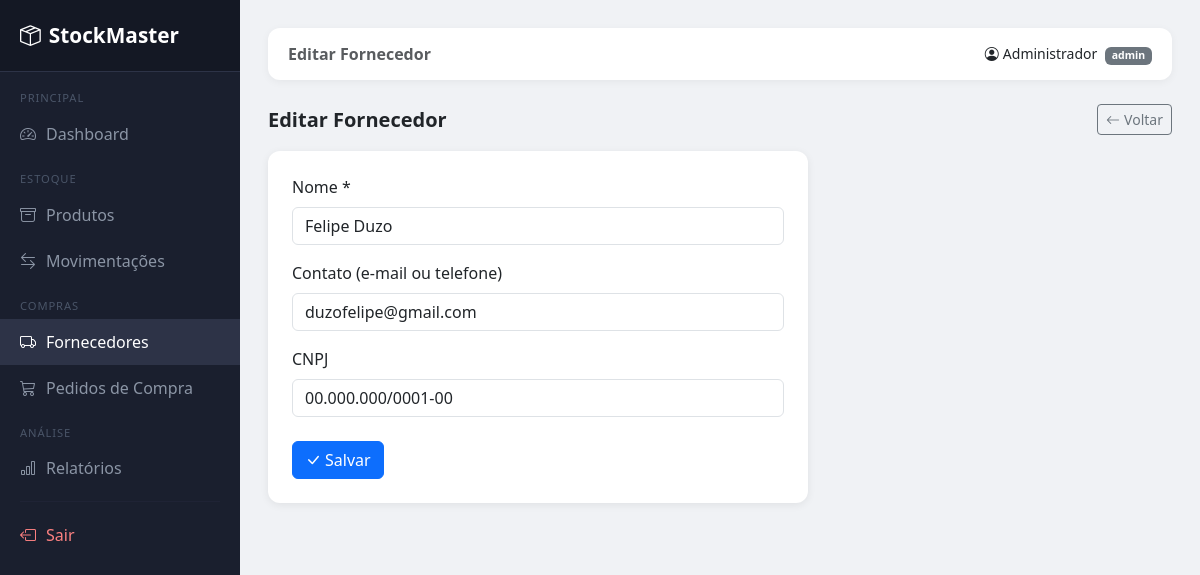
The app's page /fornecedores/editar/1 (signed in) with its own data.
### tables this page shows
CREATE TABLE usuarios (
            id      INTEGER PRIMARY KEY AUTOINCREMENT,
            nome    TEXT NOT NULL,
            email   TEXT UNIQUE NOT NULL,
            senha   TEXT NOT NULL,
            perfil  TEXT NOT NULL DEFAULT 'vendedor'
        );

CREATE TABLE fornecedores (
            id      INTEGER PRIMARY KEY AUTOINCREMENT,
            nome    TEXT NOT NULL,
            contato TEXT,
            cnpj    TEXT UNIQUE
        );

### routes/fornecedores.py (the view, shortened to what this page needs)
@fornecedores_bp.route("/editar/<int:id>", methods=["GET", "POST"])
@login_required
def editar(id):
    conn = get_connection()
    fornecedor = conn.execute("SELECT * FROM fornecedores WHERE id=?", (id,)).fetchone()
    conn.close()
    return render_template("fornecedores/form.html", fornecedor=fornecedor)

### app.py (called while the page is built)
@login_manager.user_loader
def load_user(user_id):
    conn = get_connection()
    user = conn.execute("SELECT * FROM usuarios WHERE id = ?", (user_id,)).fetchone()
    conn.close()
    if user:
        return User(user["id"], user["nome"], user["email"], user["perfil"])
    return None

### database.py (called while the page is built)
def get_connection():
    conn = sqlite3.connect(DB_PATH, check_same_thread=False)
    conn.execute("PRAGMA foreign_keys = ON")
    conn.row_factory = sqlite3.Row
    return conn

### templates/fornecedores/form.html
{% extends "base.html" %}
{% block page_title %}{{ 'Editar' if fornecedor else 'Novo' }} Fornecedor{% endblock %}
{% block content %}
<div class="d-flex justify-content-between align-items-center mb-3">
  <h5 class="fw-bold mb-0">{{ 'Editar Fornecedor' if fornecedor else 'Cadastrar Fornecedor' }}</h5>
  <a href="/fornecedores/" class="btn btn-outline-secondary btn-sm"><i class="bi bi-arrow-left me-1"></i>Voltar</a>
</div>
<div class="card p-4" style="max-width:540px;">
  <form method="POST">
    <div class="mb-3">
      <label class="form-label">Nome *</label>
      <input type="text" name="nome" class="form-control" value="{{ fornecedor.nome if fornecedor else '' }}" required>
    </div>
    <div class="mb-3">
      <label class="form-label">Contato (e-mail ou telefone)</label>
      <input type="text" name="contato" class="form-control" value="{{ fornecedor.contato if fornecedor else '' }}">
    </div>
    <div class="mb-4">
      <label class="form-label">CNPJ</label>
      <input type="text" name="cnpj" class="form-control" value="{{ fornecedor.cnpj if fornecedor else '' }}" placeholder="00.000.000/0000-00">
    </div>
    <button type="submit" class="btn btn-primary">
      <i class="bi bi-check-lg me-1"></i>{{ 'Salvar' if fornecedor else 'Cadastrar' }}
    </button>
  </form>
</div>
{% endblock %}

### templates/base.html (shortened to what this page needs)
<!DOCTYPE html>
<html lang="pt-BR">
<head>
  <link href="https://cdn.jsdelivr.net/npm/bootstrap@5.3.0/dist/css/bootstrap.min.css" rel="stylesheet">
  <link href="https://cdn.jsdelivr.net/npm/bootstrap-icons@1.11.0/font/bootstrap-icons.css" rel="stylesheet">
</head>
<body>
{% if current_user.is_authenticated %}
<div class="sidebar">
  <div class="brand"><i class="bi bi-box-seam me-2"></i>StockMaster</div>
  <nav class="mt-1">
    <div class="nav-section">Principal</div>
    <a href="/" class="nav-link {% if request.path == '/' %}active{% endif %}">
      <i class="bi bi-speedometer2"></i> Dashboard
    </a>
    <div class="nav-section">Estoque</div>
    <a href="/produtos/" class="nav-link {% if '/produtos' in request.path %}active{% endif %}">
      <i class="bi bi-archive"></i> Produtos
    </a>
    <a href="/movimentacoes/" class="nav-link {% if '/movimentacoes' in request.path %}active{% endif %}">
      <i class="bi bi-arrow-left-right"></i> Movimentações
    </a>
    <div class="nav-section">Compras</div>
    <a href="/fornecedores/" class="nav-link {% if '/fornecedores' in request.path %}active{% endif %}">
      <i class="bi bi-truck"></i> Fornecedores
    </a>
    <a href="/compras/" class="nav-link {% if '/compras' in request.path %}active{% endif %}">
      <i class="bi bi-cart3"></i> Pedidos de Compra
    </a>
    <div class="nav-section">Análise</div>
    <a href="/relatorios/" class="nav-link {% if '/relatorios' in request.path %}active{% endif %}">
      <i class="bi bi-bar-chart"></i> Relatórios
    </a>
    <hr style="border-color:#2d3347;margin:10px 20px;">
    <a href="/logout" class="nav-link" style="color:#fc8181;">
      <i class="bi bi-box-arrow-left"></i> Sair
    </a>
  </nav>
</div>
<div class="main-content">
  <div class="topbar">
    <span class="fw-semibold text-muted">{% block page_title %}{% endblock %}</span>
    <span class="small">
      <i class="bi bi-person-circle me-1"></i>{{ current_user.nome }}
      <span class="badge bg-secondary ms-1">{{ current_user.perfil }}</span>
    </span>
  </div>
  {% block content %}{% endblock %}
</div>
{% else %}
  {% block content_noauth %}{% endblock %}
{% endif %}
</body>
</html>

### templates/base.html (style rules this page uses)
body { background:#f0f2f5; }
.sidebar { min-height:100vh; background:#1a1f2e; color:#fff; width:240px; position:fixed; top:0; left:0; }
.sidebar .brand { padding:20px; font-size:1.3rem; font-weight:700; border-bottom:1px solid #2d3347; background:#141824; }
.sidebar .nav-link { color:#8b95a5; padding:11px 20px; display:flex; align-items:center; gap:10px; transition:all .2s; }
.sidebar .nav-link:hover, .sidebar .nav-link.active { color:#fff; background:#2d3347; }
.sidebar .nav-section { font-size:.7rem; text-transform:uppercase; letter-spacing:.08em; color:#4a5568; padding:14px 20px 4px; }
.main-content { margin-left:240px; padding:28px; min-height:100vh; }
.card { border:none; border-radius:12px; box-shadow:0 2px 8px rgba(0,0,0,.07); }
.topbar { background:#fff; border-radius:12px; padding:14px 20px; margin-bottom:24px; display:flex; justify-content:space-between; align-items:center; box-shadow:0 2px 8px rgba(0,0,0,.05); }

### records on screen
usuarios: nome "Administrador", perfil "admin"
fornecedores: nome "Felipe Duzo", contato "duzofelipe@gmail.com", cnpj "00.000.000/0001-00"

### other values on screen
{{ 'Editar' if fornecedor else 'Novo' }} "Editar"
{{ 'Editar Fornecedor' if fornecedor else 'Cadastrar Fornecedor' }} "Editar Fornecedor"
{{ 'Salvar' if fornecedor else 'Cadastrar' }} "Salvar"
